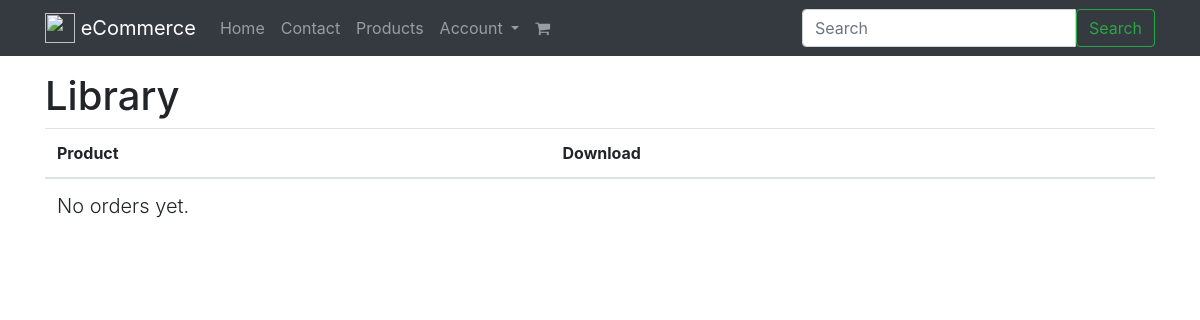
/library/ (signed in), run on an earlier commit of the app's database.
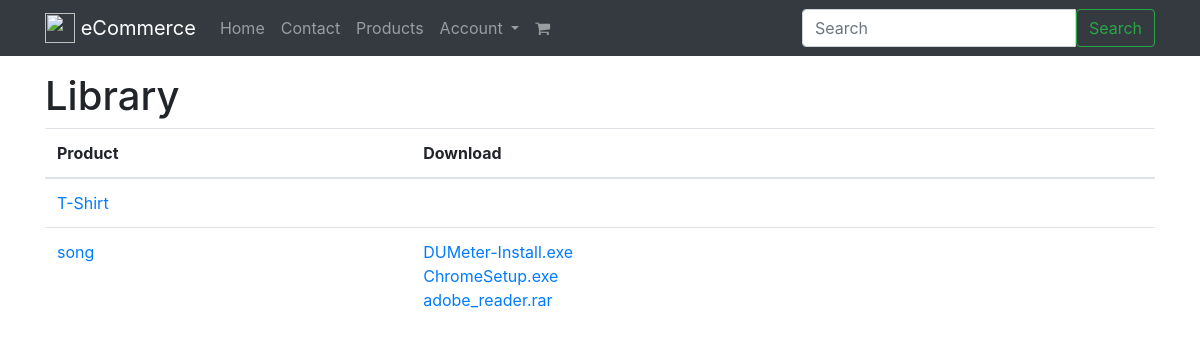
And on a later commit of the database.
### products/models.py (models this page shows, shortened)
class Product(models.Model):
    title           = models.CharField(max_length=120)
    slug            = models.SlugField(blank=True, unique=True)
    description     = models.TextField()
    price           = models.DecimalField(decimal_places=2, max_digits=20, default=39.99)
    fee             = models.PositiveIntegerField(default=50)
    image           = models.ImageField(upload_to=upload_image_path, null=True, blank=True)
    seller          = models.ForeignKey(Seller, on_delete=models.CASCADE, null=True, blank=True)
    featured        = models.BooleanField(default=False)
    active          = models.BooleanField(default=True)
    timestamp       = models.DateTimeField(auto_now_add=True)
    is_digital      = models.BooleanField(default=False) # User Library
    quantity        = models.IntegerField(default=1)
    quantity_price  = models.DecimalField(decimal_places=2, max_digits=20,default=0)
    objects = ProductManager()
    def get_absolute_url(self):
        return reverse("products:detail", kwargs={"slug": self.slug})
    def get_downloads(self):
        qs = self.productfile_set.all()
        return qs

class ProductFile(models.Model):
    product         = models.ForeignKey(Product ,on_delete=models.CASCADE)
    name            = models.CharField(max_length=120, null=True, blank=True)
    file            = models.FileField(
                        upload_to=upload_product_file_loc,
                        storage=FileSystemStorage(location=settings.PROTECTED_ROOT)
                        ) # path
    free            = models.BooleanField(default=False) # purchase required
    user_required   = models.BooleanField(default=False) # user doesn't matter
    @property
    def display_name(self):
        og_name = get_filename(self.file.name)
        return og_name
    def get_download_url(self): # detail view
        return reverse("products:download",
                    kwargs={"slug": self.product.slug, "pk": self.pk}
                )

### orders/views.py (the view)
# urls.py: url(r'^library/$', LibraryView.as_view(), name='library'),
class LibraryView(LoginRequiredMixin, ListView):
    template_name = 'orders/library.html'
    def get_queryset(self):
        return ProductPurchase.objects.products_by_request(self.request) #.by_request(self.request).digital()

### billing/models.py (called while the page is built)
    def new_or_get(self, request):
        user = request.user
        guest_email_id = request.session.get('guest_email_id')
        created = False
        obj = None
        if user.is_authenticated:
            obj, created = self.model.objects.get_or_create(
                            user=user, email=user.email)
        elif guest_email_id is not None:
            'guest user checkout; auto reloads payment stuff'
            guest_email_obj = GuestEmail.objects.get(id=guest_email_id)
            obj, created = self.model.objects.get_or_create(
                                            email=guest_email_obj.email)
        else:
            pass
        return obj, created

### ecommerce/utils.py (called while the page is built)
def get_filename(path): #/abc/filename.mp4
    return os.path.basename(path)

### orders/models.py (called while the page is built)
    def digital(self):
        return self.filter(product__is_digital=True)

    def by_request(self, request):
        billing_profile, created = BillingProfile.objects.new_or_get(request)
        return self.filter(billing_profile=billing_profile)

    def get_queryset(self):
        return ProductPurchaseQuerySet(self.model, using=self._db)

    def by_request(self, request):
        return self.get_queryset().by_request(request)

### orders/templates/orders/library.html
{% extends "base.html" %}
{% block content %}
<div class='row'>
    <div class='col-12'>
        <h1>Library</h1>
    </div>
</div>
<div class='row'>
    <div class='col'>
        <table class='table'>
            <thead><th>Product</th><th>Download</th></thead>
            <tbody>
                {% for object in object_list %}
                    <tr>
                        <td><a href='{{ object.get_absolute_url }}'>{{ object.title }}</a></td>
                        <td>{% for download in object.get_downloads %}
                                <a href='{{ download.get_download_url }}'>{{ download.display_name }}</a><br/>
                            {% endfor %}
                        </td>
                    </tr>
                {% empty %}
                <tr><td colspan="3"><p class='lead'>No orders yet.</td></tr>
                {% endfor %}
            </tbody>
        </table>
    </div>
</div>
{% endblock %}

What changed in the data, as far as the page shows it:
now on this page (row edited): Product: title "T-Shirt"
added Product: title "song"
added ProductFile: display_name "DUMeter-Install.exe"
added ProductFile: display_name "ChromeSetup.exe"
added ProductFile: display_name "adobe_reader.rar"
Also different on the page:
text no longer shown: "No orders yet."
